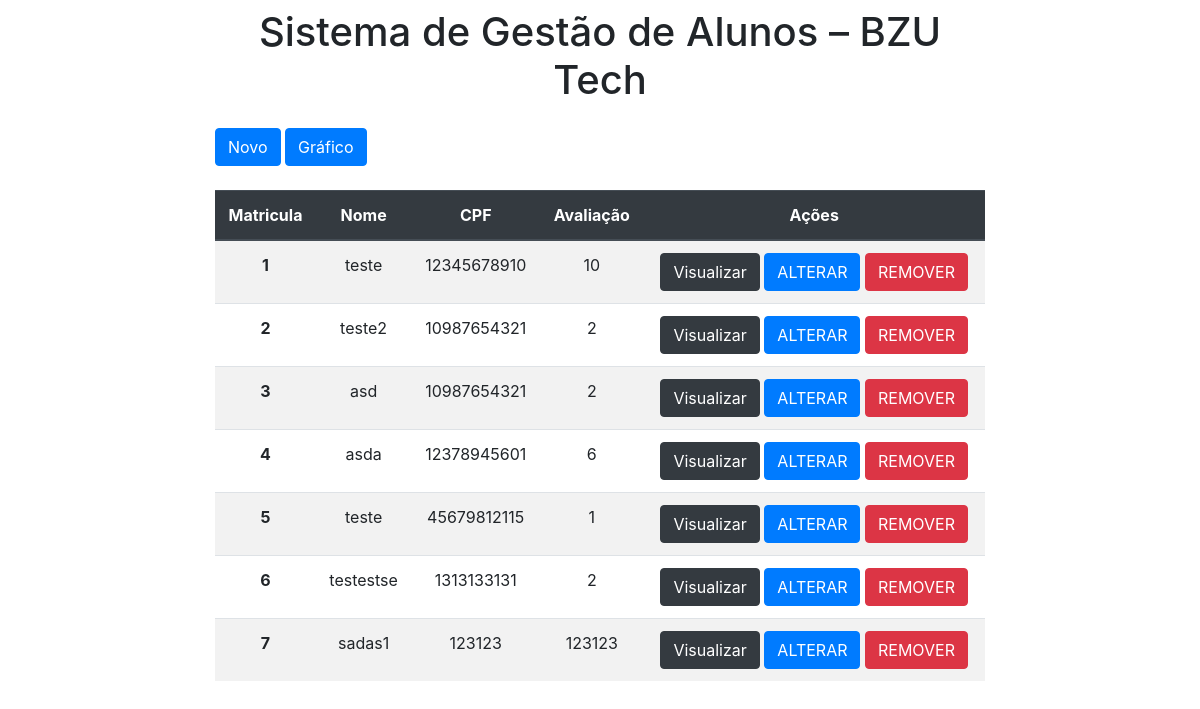
The page / on the database its author committed.
### app/models.py (models this page shows)
class Alunos(models.Model):
    matricula = models.IntegerField(primary_key=True)
    nome = models.CharField(max_length=150)
    cpf = models.IntegerField(max_length=100)
    avaliacao = models.IntegerField(max_length=4)
    def cpf_formatado(self):
        return f'{self.cpf[0:3]}.{self.cpf[3:6]}.{self.cpf[6:9]}-{self.cpf[9:11]}'
    cpf_formatado.short_description = 'dbs.cpf'

### app/views.py (the view)
# urls.py: 2. Add a URL to urlpatterns:  path('', views.home, name='home')
def home(request):
    data = {}
    data['db'] = Alunos.objects.all()
    return render(request, 'index.html', data)

### app/templates/index.html (shortened to what this page needs)
<!DOCTYPE html>
<html lang="pt-BR">
<head>
    <link rel="stylesheet" href="https://stackpath.bootstrapcdn.com/bootstrap/4.4.1/css/bootstrap.min.css"
>
</head>
<body>
    <div class="col-8 m-auto pt-2 pb-2 text-center">
        <h1>Sistema de Gestão de Alunos – BZU Tech</h1>
    </div>
    <div class="col-8 m-auto pt-2 pb-0">
        <a href="/form" class="btn btn-primary">Novo</a>
        <a href="#" class="btn btn-primary">Gráfico</a>
    </div>
    <div class="col-8 m-auto pt-4 pb-2 text-center">
        <table class="table table-striped">
            <thead class="thead-dark">
                <tr>
                    <th scope="col">Matricula</th>
                    <th scope="col">Nome</th>
                    <th scope="col">CPF</th>
                    <th scope="col">Avaliação</th>
                    <th scope="col">Ações</th>
                </tr>
            </thead>
            <tbody>
                {% for dbs in db %}
                <tr>
                    <th scope="row">{{dbs.matricula}}</th>
                    <td>{{dbs.nome}}</td>
                    <td>{{dbs.cpf}}</td>
                    <td>{{dbs.avaliacao}}</td>
                    <td>
                        <a href="/view/{{dbs.matricula}}" class="btn btn-dark">Visualizar</a>
                        <a href="/edit/{{dbs.matricula}}" class="btn btn-primary">ALTERAR</a>
                        <a href="/delete/{{dbs.matricula}}" class="btn btn-danger btnDelete">REMOVER</a>
                    </td>
                </tr>
                {% endfor %}
            </tbody>
        </table>
    </div>
    {% load static %}
</body>
</html>

### rows shown on the page
Alunos: matricula "1", nome "teste", cpf "12345678910", avaliacao "10"
Alunos: matricula "2", nome "teste2", cpf "10987654321", avaliacao "2"
Alunos: matricula "3", nome "asd", cpf "10987654321", avaliacao "2"
Alunos: matricula "4", nome "asda", cpf "12378945601", avaliacao "6"
Alunos: matricula "5", nome "teste", cpf "45679812115", avaliacao "1"
Alunos: matricula "6", nome "testestse", cpf "1313133131", avaliacao "2"
Alunos: matricula "7", nome "sadas1", cpf "123123", avaliacao "123123"
